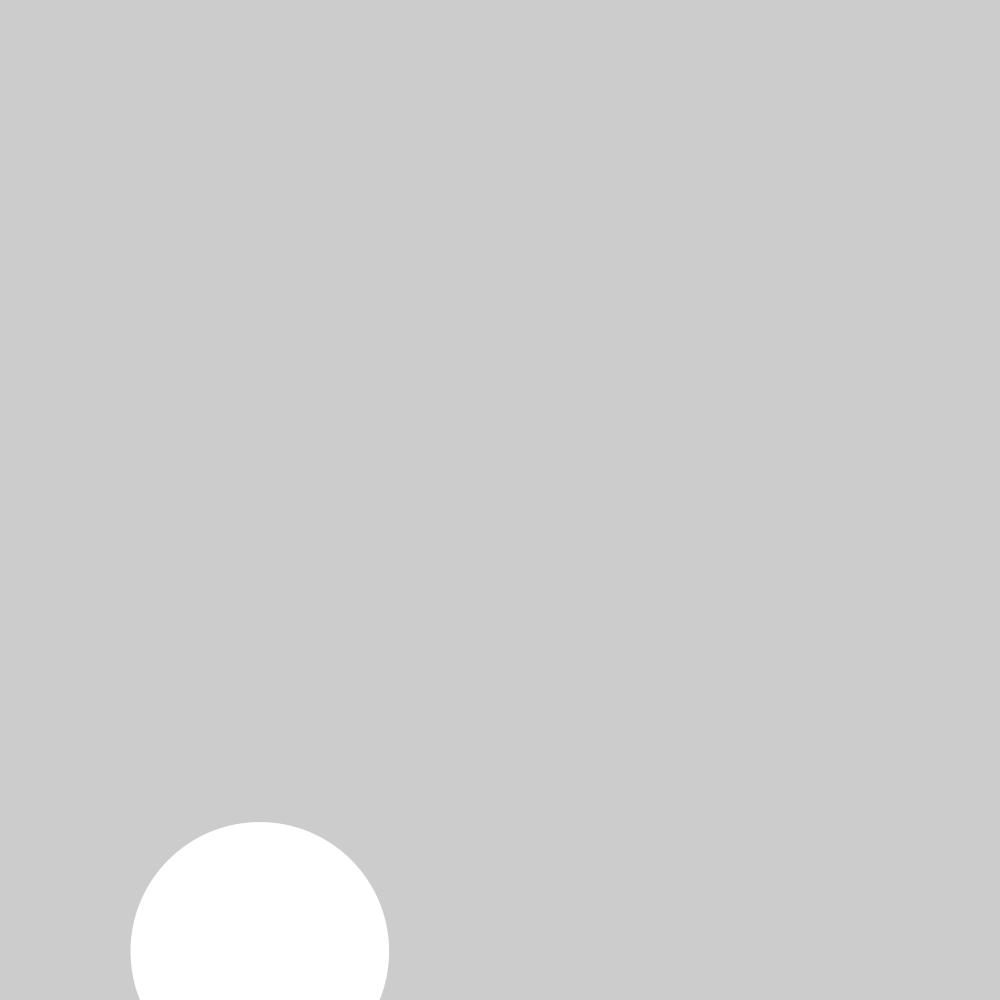
Frame 1 (no input)
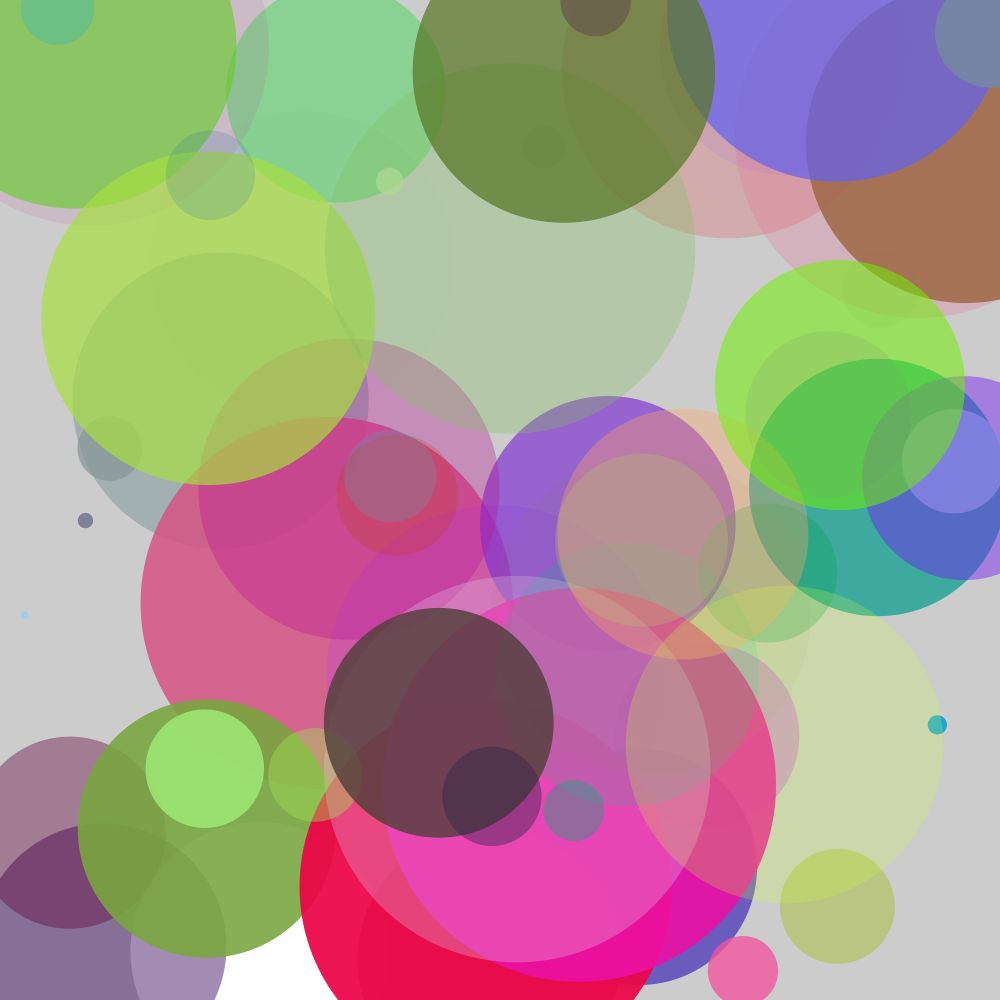
Frame 60 (the mouse pressed at the canvas centre just before this capture)
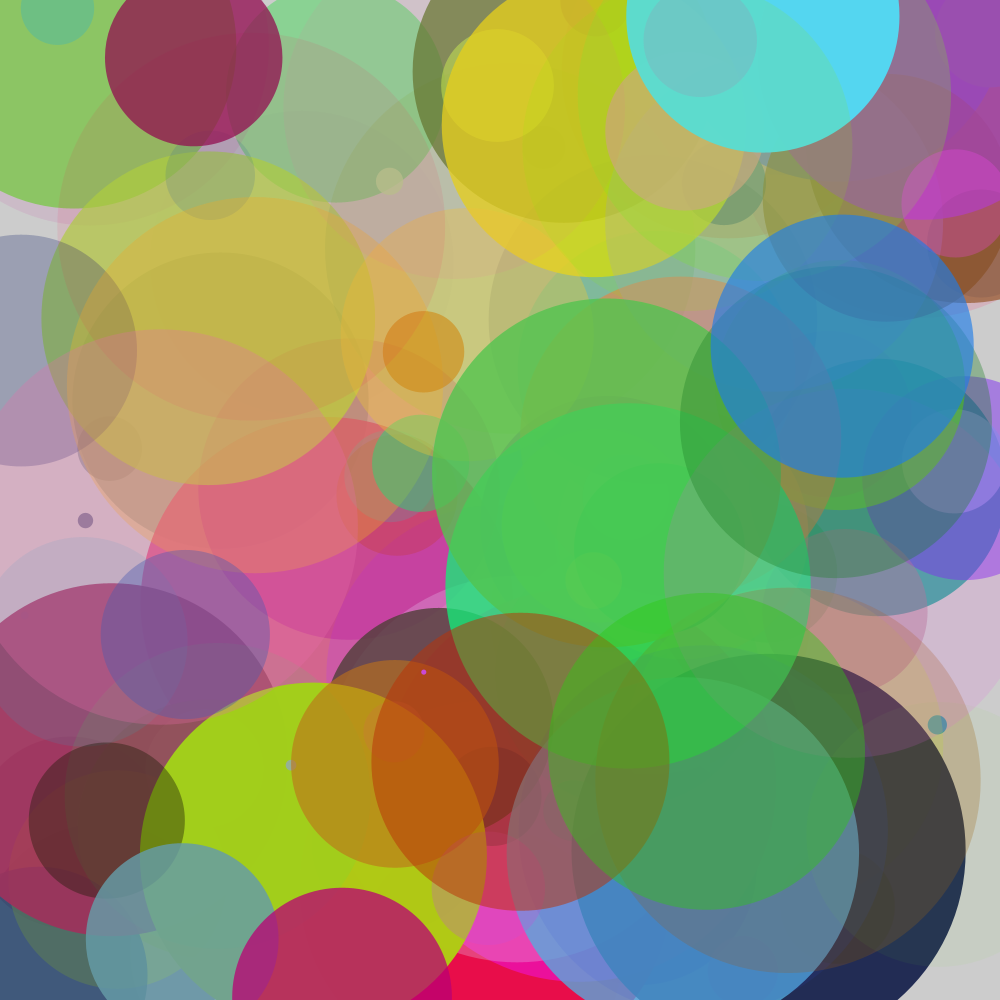
Frame 120 (the mouse held since frame 60 and released just before this capture)

The Processing sketch that drew these frames (run headless with seeded random() and noise(); from frame 60 on, the mouse is pressed at the canvas centre):

// Processing sketch: randomCircleGen
// ── randomCircleGen.pde

void setup (){
  frameRate(20);
  noStroke();
  
  size(1000,1000);
}

void draw(){
  float myRandomNum = random(0,400);
  ellipse(random(0,1000), random(0,1000), myRandomNum, myRandomNum);
  fill(random(0,255), random(0,255), random(0,255), random(0,255));
}
